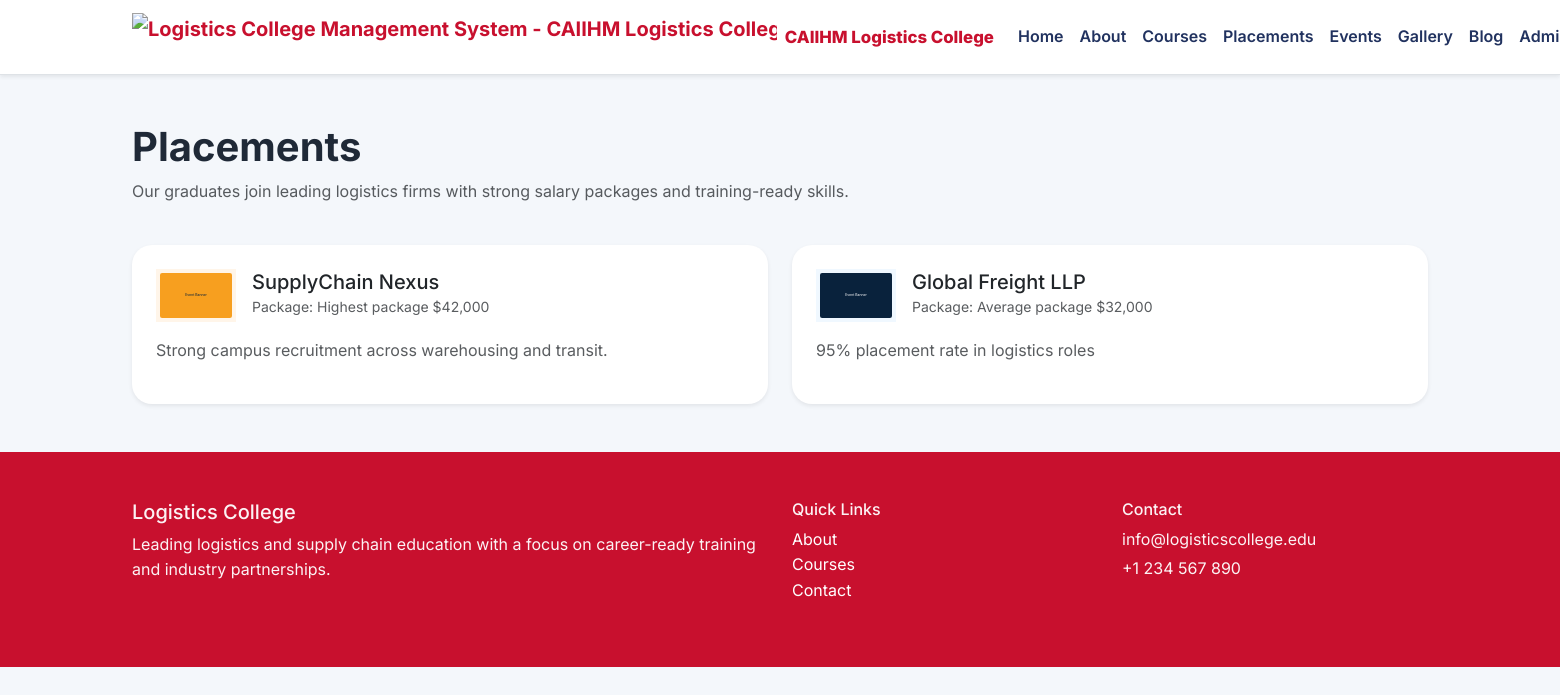
Page /pages/placements.php on the committed database.
### tables this page shows
CREATE TABLE placements (
  id INT UNSIGNED AUTO_INCREMENT PRIMARY KEY,
  recruiter_name VARCHAR(200) NOT NULL,
  logo VARCHAR(255) NOT NULL,
  package_details VARCHAR(255) NOT NULL,
  placement_statistics TEXT NOT NULL,
  created_at DATETIME NOT NULL DEFAULT CURRENT_TIMESTAMP,
  updated_at DATETIME NULL DEFAULT NULL
);

CREATE TABLE settings (
  id INT UNSIGNED AUTO_INCREMENT PRIMARY KEY,
  `key` VARCHAR(150) NOT NULL UNIQUE,
  `value` TEXT NOT NULL
);

### includes/functions.php (called while the page is built, shortened)
<?php
function e($value) {
    return htmlspecialchars($value, ENT_QUOTES, 'UTF-8');
}
function get_setting($pdo, $key, $default = '') {
    $stmt = $pdo->prepare('SELECT value FROM settings WHERE `key` = ? LIMIT 1');
    $stmt->execute([$key]);
    $row = $stmt->fetch();
    return $row ? $row['value'] : $default;
}
function get_base_url() {
    $scriptName = $_SERVER['SCRIPT_NAME'];
    $parts = explode('/', trim($scriptName, '/'));
    if (!empty($parts) && $parts[0] !== 'index.php') {
        array_pop($parts);
        return '/' . implode('/', $parts);
    }
    return '/';
}
function site_url($path = '') {
    $base = get_base_url();
    return $base . '/' . ltrim($path, '/');
}

### pages/placements.php (the view, shortened to what this page needs)
<?php
require_once __DIR__ . '/../includes/header.php';
$placements = $pdo->query('SELECT * FROM placements ORDER BY id DESC')->fetchAll();
?>
<section class="container py-5">
    <div class="row mb-4">
        <div class="col-lg-8">
            <h1 class="fw-bold">Placements</h1>
            <p class="text-muted">Our graduates join leading logistics firms with strong salary packages and training-ready skills.</p>
        </div>
    </div>
    <div class="row gy-4">
        <?php foreach ($placements as $placement): ?>
            <div class="col-md-6">
                <div class="card shadow-sm border-0">
                    <div class="card-body">
                        <div class="d-flex align-items-center gap-3 mb-3">
                            <img src="<?= e(site_url('uploads/events/' . $placement['logo'])) ?>" alt="<?= e($placement['recruiter_name']) ?>" width="80" />
                            <div>
                                <h5 class="mb-0"><?= e($placement['recruiter_name']) ?></h5>
                                <small class="text-muted">Package: <?= e($placement['package_details']) ?></small>
                            </div>
                        </div>
                        <p class="text-muted"><?= e($placement['placement_statistics']) ?></p>
                    </div>
                </div>
            </div>
        <?php endforeach; ?>
    </div>
</section>
<?php require_once __DIR__ . '/../includes/footer.php';

### includes/footer.php (shortened to what this page needs)
</main>
<footer class="bg-navy text-white py-5">
    <div class="container">
        <div class="row gy-4">
            <div class="col-md-6">
                <h5>Logistics College</h5>
                <p>Leading logistics and supply chain education with a focus on career-ready training and industry partnerships.</p>
            </div>
            <div class="col-md-3">
                <h6>Quick Links</h6>
                <ul class="list-unstyled">
                    <li><a href="<?= e(site_url('pages/about.php')) ?>" class="text-white">About</a></li>
                    <li><a href="<?= e(site_url('pages/courses.php')) ?>" class="text-white">Courses</a></li>
                    <li><a href="<?= e(site_url('pages/contact.php')) ?>" class="text-white">Contact</a></li>
                </ul>
            </div>
            <div class="col-md-3">
                <h6>Contact</h6>
                <p class="mb-1"><?= e(get_setting($pdo, 'contact_email', 'info@logisticscollege.edu')) ?></p>
                <p class="mb-1"><?= e(get_setting($pdo, 'contact_phone', '+1 234 567 890')) ?></p>
            </div>
        </div>
    </div>
</footer>
</body>
</html>

### assets/css/style.css (style rules this page uses)
:root { --primary: #c8102e; --secondary: #ffcc00; --surface: #ffffff; --muted: #6b7280; --bg: #f4f7fb; --border: rgba(9, 31, 59, 0.08); }
* { box-sizing: border-box; }
body { font-family: 'Inter', sans-serif; background: var(--bg); color: #1f2937; line-height: 1.6; }
img { max-width: 100%; height: auto; }
a { text-decoration: none; }
.card { border: 1px solid var(--border); border-radius: 1.25rem; }
.card-body { padding: 1.5rem; }
footer { background: var(--primary); }
footer p, footer a, footer h5, footer h6 { color: rgba(255, 255, 255, 0.95); }

### rows in the picture
placements: logo (picture), recruiter_name "SupplyChain Nexus", package_details "Highest package $42,000", placement_statistics "Strong campus recruitment across warehousing and transit."
placements: logo (picture), recruiter_name "Global Freight LLP", package_details "Average package $32,000", placement_statistics "95% placement rate in logistics roles"
settings: value "info@logisticscollege.edu"
settings: value "+1 234 567 890"

### other values in the picture
$shortName "CAIIHM Logistics College"
